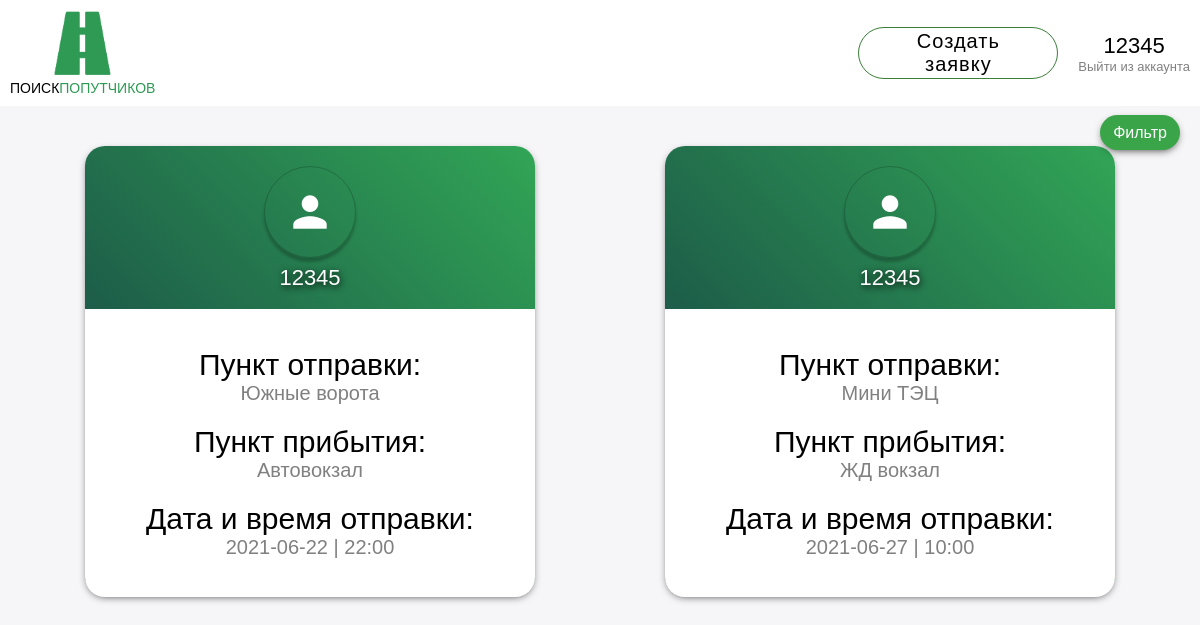
The page /passengers (signed in) on the database its author committed.
### tables this page shows
CREATE TABLE posts (
    id INTEGER PRIMARY KEY AUTOINCREMENT,
    isDriver BOOLEAN,
    isType TEXT,
    idPerson INTEGER,
    idBeginPoint TEXT,
    idEndPoint TEXT,
    time DATETIME DEFAULT CURRENT_TIMESTAMP,
    text TEXT,
    driverName TEXT,
    FOREIGN KEY (idPerson) REFERENCES persons (id) 
     
);

### view.py (the view)
@app.route('/passengers')
def passengers():
    if 'userLogged' in session:
        return render_template('main.html', posts=db.get_passengers_posts())
    return redirect(url_for('index'))

### db/database.py (called while the page is built)
    def get_db_connection(self):
        conn = sqlite3.connect(self.database_name)
        conn.row_factory = sqlite3.Row
        return conn

    def get_passengers_posts(self):
        with self.get_db_connection() as conn:
            posts = conn.execute(POSTS_PASSENGERS_QUERY).fetchall()
        return posts

### templates/main.html (shortened to what this page needs)
{% extends 'base.html' %}
{% block content %}
    <div class="filter">
        <div class="filter-container2">
          <div class="filter-container">
              <label class="filter_button" for="hd-1"><p id="filter_button_name">Фильтр</p></label>
            </div>
          </div>
        </div>
    <div class="container-2">
        {% for post in posts %}
            <a href="{{ url_for('about', id=post.id)}}" target="_blank">
                <div class="{{ post.isType }}">
                    <div class="text-in-card">
                        <div class="container-icon">
                            <span class="material-icons class icon">
                            </span>
                            <div class="nickname">{{ post.driverName }}</div>
                        </div>
                        <div class="text-container">
                            <div class="glue-text">
                                <div class="text_title">Пункт отправки:</div>
                                <div class="text_info">{{ post.idBeginPoint }}</div>
                            </div>
                            <div class="glue-text">
                                <div class="text_title">Пункт прибытия:</div>
                                <div class="text_info">{{ post.idEndPoint }}</div>
                            </div>
                            <div class="glue-text">
                                <div class="text_title">Дата и время отправки:</div>
                                <div class="text_info">{{ post.time }}</div>
                            </div>
                        </div>
                    </div>
                </div>
            </a>
        {% endfor %}
    </div>
{% endblock %}

### static/style.css (style rules this page uses)
html { font-family: 'Franklin Gothic Medium', 'Arial Narrow', Arial, sans-serif; }
* { margin: 0; padding: 0; }
*, *:before, *:after { -webkit-box-sizing: border-box; -moz-box-sizing: border-box; box-sizing: border-box; }
.container-2 a { text-decoration: none; display: inline-block; height: 100%; color: inherit; }
body { font-family: 'Franklin Gothic Medium', 'Arial Narrow', Arial, sans-serif; background: #f6f5f7; background-image: url(/static/Images/main.jpg); background-attachment: fixed; background-repeat: repeat-x; background-size: cover; }
.container-2 { display: flex; justify-content: space-around; justify-items: center; flex-wrap: wrap; margin: 20px; }
.container-2 .passenger { margin-top: 20px; margin-left: 20px; margin-right: 20px; height: 450px; width: 450px; left: 0; bottom: 0px; border-radius: 20px; background-image: linear-gradient(to top right, rgb(17,59,62), rgb(58,164,73)); filter: hue-rotate(9deg); cursor: pointer; position: relative; box-shadow: rgba(0,0,0,.8) 0 3px 8px -3px; }
.text-in-card { font-family: 'Franklin Gothic Medium', 'Arial Narrow', Arial, sans-serif; font-size: 30px; }
.icon { color: white; text-align: center; display: inline-block; border-radius: 50%; margin: 20px 30px 7px 30px; padding: 20px; border: 1px solid rgba(0, 0, 0, 0.2); box-shadow: 0 4px 3px rgb(0 0 0 / 24%); -webkit-touch-callout: none; -webkit-user-select: none; -khtml-user-select: none; -moz-user-select: none; -ms-user-select: none; user-select: none; }
.container-icon { display: flex; justify-content: center; flex-direction: column; align-items: center; }
.text_info { font-size: 20px; color: gray; }
.text-container { display: flex; text-align: center; justify-content: center; flex-direction: column; margin-top: 10px; background-color: white; width: 100%; height: 288px; border-radius: 0px 0px 20px 20px; }
.glue-text { margin: 10px; }
.nickname { color:white; font-size: 22px; text-shadow: 1px 2px 7px black; margin-bottom: 8px; }
.hide + label, .hide:checked + label { display: flex; font-family: 'Franklin Gothic Medium', 'Arial Narrow', Arial, sans-serif; padding: 0; border-radius: 20px; width: 80px; height: 35px; background-color: rgb(58,164,73); box-shadow: rgba(0,0,0,.8) 0 3px 8px -3px; color: white; cursor: pointer; justify-content: center; align-items: center; margin: 15px 0; }
.filter_button { position: fixed; z-index: 2; }
.filter-container { display: flex; width: 240px; flex-direction: column; align-items: flex-end; }
.filter-container2 { display: flex; width: 100%; justify-content: flex-end; margin-right: 20px; position: fixed; z-index: 1; top: 100px; right: 0; transition: all 0.3s linear; -webkit-touch-callout: none; -webkit-user-select: none; -khtml-user-select: none; -moz-user-select: none; -ms-user-select: none; user-select: none; }
.filter { top: 100px; display: flex; flex-direction: column; z-index: 3; flex:1; }

### rows shown on the page
posts: driverName "12345", idBeginPoint "Южные ворота", idEndPoint "Автовокзал", time "2021-06-22 | 22:00"
posts: driverName "12345", idBeginPoint "Мини ТЭЦ", idEndPoint "ЖД вокзал", time "2021-06-27 | 10:00"

### other values the page prints
{{ session['userLogged'] }} "12345"
